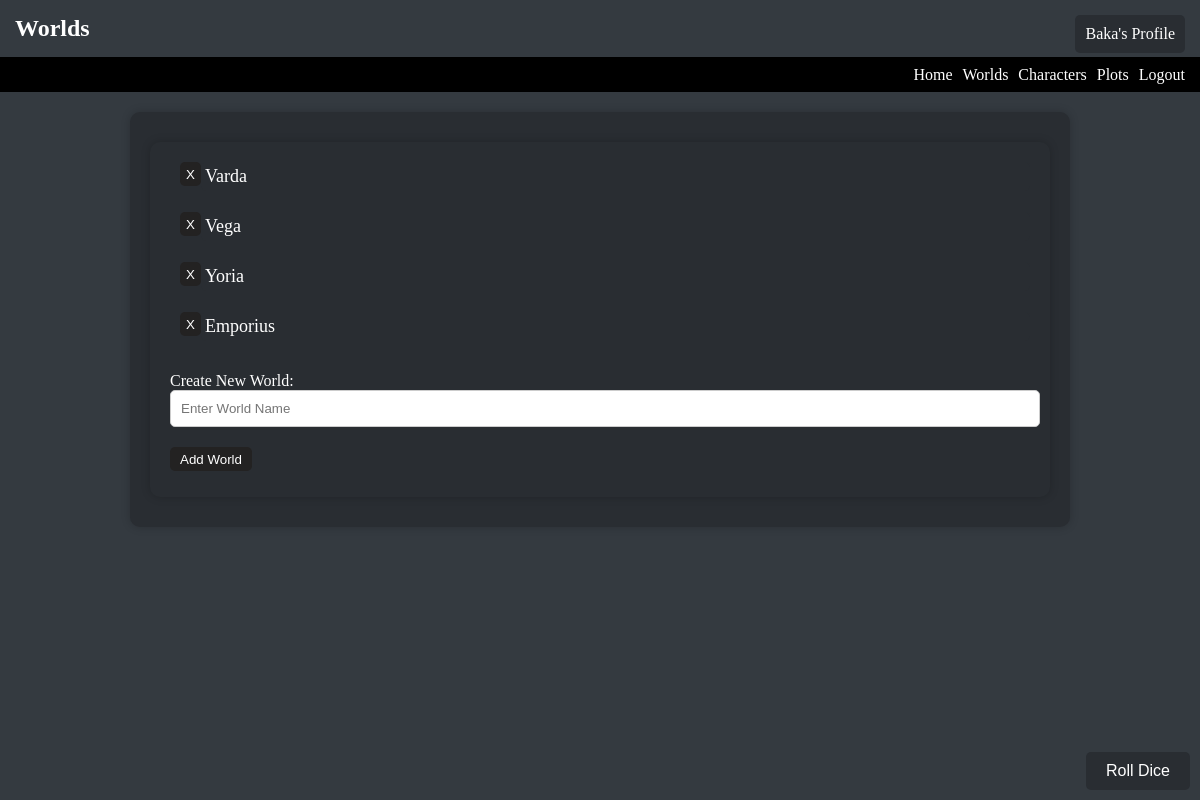
The page /worlds (signed in) on the database its author committed.
### models.py (models this page shows, shortened)
class World(db.Model):
    id = db.Column(db.Integer, primary_key=True)
    name = db.Column(db.String(100), nullable=False)
    description = db.Column(db.Text, nullable=True)
    created_at = db.Column(db.DateTime, default=datetime.utcnow)
    creator_id = db.Column(db.Integer, db.ForeignKey('user.id'), nullable=False)
    characters = db.relationship('Character', backref='world', lazy=True)
    plots = db.relationship('PlotData', backref='world', lazy=True)

class User(UserMixin, db.Model):
    id = db.Column(db.Integer, primary_key=True)
    username = db.Column(db.String(100), unique=True, nullable=False)
    password_hash = db.Column(db.String(128), nullable=False)
    created_at = db.Column(db.DateTime, default=datetime.utcnow)
    worlds = db.relationship('World', backref='creator', lazy=True)
    characters = db.relationship('Character', backref='user', lazy=True)
    plot_data = db.relationship('PlotData', backref='user', lazy=True)  # Added relationship to PlotData

### app.py (the view, shortened to what this page needs)
@app.route('/worlds', methods=['GET', 'POST'])
@login_required
def worlds():
    worlds = World.query.all()
    return render_template('worlds.html', worlds=worlds)

### app.py (called while the page is built)
@login_manager.user_loader
def load_user(user_id):
    return User.query.get(int(user_id))

### templates/worlds.html (shortened to what this page needs)
<h1>Worlds</h1>
{% extends "base.html" %}
{% block content %}
    <div class="world_container">
        <ul>
            {% for world in worlds %}
                <li>
                    <form method="post" action="{{ url_for('remove_world', world_id=world.id) }}" style="display: inline-block;">
                        <button type="submit" name="delete" class="btn btn-danger" onclick="return confirm('Are you sure you want to remove this world?');">X</button>
                    </form>
                    <a href="{{ url_for('world_detail', world_id=world.id) }}">{{ world.name }}</a>
                </li>
            {% endfor %}
        </ul>
        <form class="add-world-form" method="post" action="{{ url_for('add_world') }}">
            <label for="new_world_name">Create New World:</label>
            <input type="text" id="new_world_name" name="new_world_name" placeholder="Enter World Name" required>
            <br>
            <button type="submit" name="add">Add World</button>
        </form>
    </div>
{% endblock %}

### templates/base.html (shortened to what this page needs)
<!DOCTYPE html>
<html lang="en">
<head>
    <link rel="stylesheet" href="{{ url_for('static', filename='css/style.css') }}">
</head>
<body>
    <div class="desktop navbar">
        <div class="navbar-links" id="navbarLinks">
            <a href="{{ url_for('index') }}">Home</a>
            <a href="{{ url_for('worlds') }}">Worlds</a>
            <a href="{{ url_for('character_list') }}">Characters</a>
            <a href="{{ url_for('plots') }}">Plots</a>
            {% if current_user.is_authenticated %}
                <a href="{{ url_for('logout') }}">Logout</a>
            {% else %}
                <a href="{{ url_for('login') }}">Login</a>
                <a href="{{ url_for('register') }}">Register</a>
            {% endif %}
        </div>
    </div>
    <div class="container">
        {% block content %}{% endblock %}
    </div>
    {% if current_user.is_authenticated %}
        <a href="{{ url_for('profile') }}" class="profile-button">{{ current_user.username }}'s Profile</a>
    {% endif %}
    {% include 'diceRoller.html' %}
</body>
</html>

### static/css/style.css (style rules this page uses)
body { margin: 0; padding: 0; background-color: #343a40; color: #fff; }
h1 { margin: 0; padding: 15px; font-size: 4vw; }
.navbar { background-color: black; height: 35px; display: flex; align-items: center; padding: 0 10px; }
.navbar a { color: #fff; text-decoration: none; margin: 5px; transition: color 0.3s ease; }
.navbar-links { margin-left: auto; display: flex; overflow: hidden; }
@media screen and (min-width: 768px) { h1 { font-size: 2vw; } }
.container { max-width: 900px; margin: 20px auto; padding: 20px; background-color: #292d32; border-radius: 10px; box-shadow: 0 0 10px rgba(0, 0, 0, 0.2); }
.profile-button { position: absolute; top: 15px; right: 15px; padding: 10px; background-color: #292d32; color: #fff; border: none; border-radius: 5px; cursor: pointer; text-decoration: none; }
.edit-form, .random-name-button, .add-character-form button, .add-world-form button, .remove-button { background-color: #232222; color: #fff; border: none; padding: 10px; border-radius: 5px; cursor: pointer; margin-top: 10px; }
.edit-form input, .edit-form textarea, .add-character-form input, .add-character-form textarea, .add-world-form input, .add-world-form textarea { width: 100%; padding: 10px; margin-bottom: 10px; border: 1px solid #ccc; border-radius: 5px; background-color: #fff; color: #292d32; }
.world_container { max-width: 1000px; min-width: none; margin: 10px auto; padding: 10px; background-color: #292d32; color: #fff; border-radius: 10px; box-shadow: 0 0 10px rgba(0, 0, 0, 0.2); }
.world_container ul { list-style-type: none; padding: 5px; margin: 5px; }
.world_container li { display: flex; justify-content: space-between; align-items: flex-start; margin-bottom: 10px; }
.world_container li a { flex: 1; display: block; padding: 4px; background-color: #292d32; color: #fff; text-decoration: none; font-size: large; border-radius: 5px; transition: background-color 0.3s ease; }
.world_container form { margin-left: 10px; }
.world_container button[name="delete"], .world_container button[name="add"] { background-color: #232222; color: #fff; border: none; padding-bottom: 4px; padding-top: 5px; border-radius: 5px; align-items: center; cursor: pointer; }
.character_container button[name="delete"], .world_container button[name="add"] { background-color: #232222; color: #fff; border: none; padding-bottom: 4px; padding-top: 5px; border-radius: 5px; align-items: center; cursor: pointer; }

### rows shown on the page
World: name "Varda"
World: name "Vega"
World: name "Yoria"
World: name "Emporius"
User: username "Baka"
